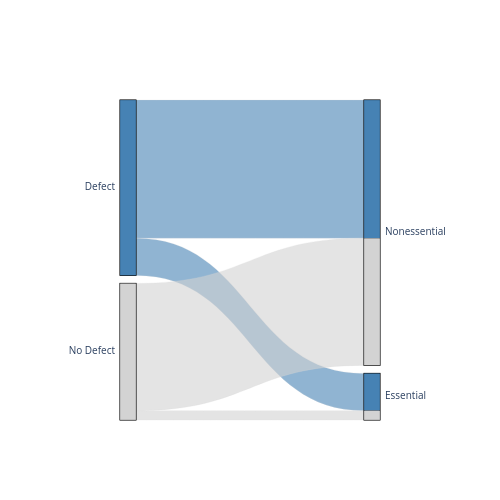

The notebook cell saved with this chart:
### Markdown cell above
### Number of Genes Causing/Not Causing Defects

### Code cell
all_screened_genes = []
genes_causing_defects = []

for marker in markers:
    sheetB_ORFs =  (
        pl
        .read_excel(f"/home/alex/alex_files/markerproject_redux/strain_filtering/{phenotype_set}/filtered_strain_workbooks/{marker}_filtered_strains.xlsx", sheet_name="SheetB")
        .with_columns(
            (
                pl
                .when(pl.col("Strain_ID").str.contains("tsa"))
                .then(pl.lit("Essential"))
                .otherwise(pl.lit("Nonessential"))
                ).alias("Essentiality")
            )
        .select(["ORF", "Essentiality"])
    )
    all_screened_genes.append(sheetB_ORFs)
    
    sheetD_ORFs =  (
        pl
        .read_excel(f"/home/alex/alex_files/markerproject_redux/strain_filtering/{phenotype_set}/filtered_strain_workbooks/{marker}_filtered_strains.xlsx", sheet_name="SheetD")
        .with_columns(
            (
                pl
                .when(pl.col("Strain_ID").str.contains("tsa"))
                .then(pl.lit("Essential"))
                .otherwise(pl.lit("Nonessential"))
                ).alias("Essentiality")
            )
        .select(["ORF", "Essentiality"])
    )
    genes_causing_defects.append(sheetD_ORFs)

all_screened_genes = pl.concat(all_screened_genes, how="vertical").unique()
genes_causing_defects = pl.concat(genes_causing_defects, how="vertical").unique()
genes_not_causing_defects = all_screened_genes.filter(~pl.col("ORF").is_in(genes_causing_defects["ORF"]))

num_genes_causing_defects = genes_causing_defects.shape[0]
num_genes_not_causing_defects = genes_not_causing_defects.shape[0]

num_nonessential_genes_causing_defects = genes_causing_defects.filter(pl.col("Essentiality") == "Nonessential").shape[0]
num_nonessential_genes_not_causing_defects = genes_not_causing_defects.filter(pl.col("Essentiality") == "Nonessential").shape[0]

num_essential_genes_causing_defects = genes_causing_defects.filter(pl.col("Essentiality") == "Essential").shape[0]
num_essential_genes_not_causing_defects = genes_not_causing_defects.filter(pl.col("Essentiality") == "Essential").shape[0]

print(
    f"""
    Genes Causing Defects: {num_genes_causing_defects} ({(num_genes_causing_defects / all_screened_genes.shape[0]) * 100}%)
    Genes Not Causing Defects: {num_genes_not_causing_defects} ({(num_genes_not_causing_defects / all_screened_genes.shape[0]) * 100}%)
    Nonessential Genes Causing Defects: {num_nonessential_genes_causing_defects} ({num_nonessential_genes_causing_defects / all_screened_genes.filter(pl.col("Essentiality") == "Nonessential").shape[0] * 100}%)
    Essential Genes Causing Defects: {num_essential_genes_causing_defects} ({num_essential_genes_causing_defects / all_screened_genes.filter(pl.col("Essentiality") == "Essential").shape[0] * 100}%)
    Nonessential Genes Not Causing Defects: {num_nonessential_genes_not_causing_defects} ({num_nonessential_genes_not_causing_defects / all_screened_genes.filter(pl.col("Essentiality") == "Nonessential").shape[0] * 100}%)
    Essential Genes Not Causing Defects: {num_essential_genes_not_causing_defects} ({num_essential_genes_not_causing_defects / all_screened_genes.filter(pl.col("Essentiality") == "Essential").shape[0] * 100}%)
    """
)

fig = go.Figure(go.Parcats(
    dimensions=[
        {'label': '',
         'values': ['Defect', 'Defect', 
                    'No Defect', 'No Defect']},
        {'label': '',
         'values': ['Nonessential', 'Essential',
                    'Nonessential', 'Essential']
         }
        ],
    counts=[num_nonessential_genes_causing_defects, num_essential_genes_causing_defects, num_nonessential_genes_not_causing_defects, num_essential_genes_not_causing_defects],
    line=dict(
        shape='hspline',
        color=[0,0,1,1],
        colorscale=[[0,"steelblue"],[1,"lightgray"]]
        )
))

fig.update_layout(
    width=500,
    height=500
)

fig.write_image("/mnt/c/Users/peree/OneDrive/Desktop/parcats_plot.pdf")

fig.show()

### Figure 1 — Plotly figure (JSON) as saved in the notebook; plotly's stock layout.template omitted (floating-point values rounded to 4 significant figures)
{"data": [{"counts": [2006, 541, 1848, 136], "dimensions": [{"label": "", "values": ["Defect", "Defect", "No Defect", "No Defect"]}, {"label": "", "values": ["Nonessential", "Essential", "Nonessential", "Essential"]}], "line": {"color": [0, 0, 1, 1], "colorscale": [[0, "steelblue"], [1, "lightgray"]], "shape": "hspline"}, "type": "parcats"}], "layout": {"height": 500, "width": 500}}
